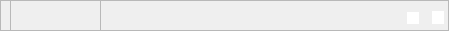
     <widget class="QFrame" name="frame_2">
      <property name="geometry">
       <rect>
        <x>0</x>
        <y>0</y>
        <width>449</width>
        <height>31</height>
       </rect>
      </property>
      <property name="frameShape">
       <enum>QFrame::StyledPanel</enum>
      </property>
      <property name="frameShadow">
       <enum>QFrame::Raised</enum>
      </property>
      <widget class="QFrame" name="frame_3">
       <property name="geometry">
        <rect>
         <x>10</x>
         <y>0</y>
         <width>91</width>
         <height>31</height>
        </rect>
       </property>
       <property name="frameShape">
        <enum>QFrame::StyledPanel</enum>
       </property>
       <property name="frameShadow">
        <enum>QFrame::Raised</enum>
       </property>
       <widget class="QWidget" name="layoutWidget">
        <property name="geometry">
         <rect>
          <x>0</x>
          <y>0</y>
          <width>41</width>
          <height>31</height>
         </rect>
        </property>
        <layout class="QHBoxLayout" name="horizontalLayout_5" stretch="1,1,1">
         <property name="topMargin">
          <number>5</number>
         </property>
         <item>
          <widget class="QLabel" name="label_7">
           <property name="maximumSize">
            <size>
             <width>11</width>
             <height>11</height>
            </size>
           </property>
           <property name="styleSheet">
            <string notr="true">image: url(:/leftside/pictures/返回2.png);</string>
           </property>
           <property name="text">
            <string/>
           </property>
          </widget>
         </item>
         <item>
          <spacer name="horizontalSpacer_9">
           <property name="orientation">
            <enum>Qt::Horizontal</enum>
           </property>
           <property name="sizeHint" stdset="0">
            <size>
             <width>40</width>
             <height>20</height>
            </size>
           </property>
          </spacer>
         </item>
         <item>
          <widget class="QLabel" name="label_8">
           <property name="minimumSize">
            <size>
             <width>0</width>
             <height>0</height>
            </size>
           </property>
           <property name="maximumSize">
            <size>
             <width>11</width>
             <height>11</height>
            </size>
           </property>
           <property name="styleSheet">
            <string notr="true">image: url(:/contry/pictures/返回 1.png);</string>
           </property>
           <property name="text">
            <string/>
           </property>
          </widget>
         </item>
        </layout>
       </widget>
      </widget>
      <widget class="QWidget" name="layoutWidget_3">
       <property name="geometry">
        <rect>
         <x>400</x>
         <y>0</y>
         <width>51</width>
         <height>31</height>
        </rect>
       </property>
       <layout class="QHBoxLayout" name="horizontalLayout_6">
        <property name="topMargin">
         <number>5</number>
        </property>
        <item>
         <widget class="QPushButton" name="Button_min">
          <property name="maximumSize">
           <size>
            <width>12</width>
            <height>12</height>
           </size>
          </property>
          <property name="styleSheet">
           <string notr="true">QPushButton#Button_min{
	border:none;
	background-color:rgb(255, 255, 255);
	border-image:url(:/top/pictures/Minimize-2.png);
}
QPushButton#Button_min:hover{
	border-image:url(:/top/pictures/Minimize-1.png);
}</string>
          </property>
          <property name="text">
           <string/>
          </property>
          <property name="iconSize">
           <size>
            <width>11</width>
            <height>11</height>
           </size>
          </property>
         </widget>
        </item>
        <item>
         <widget class="QPushButton" name="Button_close">
          <property name="maximumSize">
           <size>
            <width>12</width>
            <height>13</height>
           </size>
          </property>
          <property name="cursor">
           <cursorShape>ArrowCursor</cursorShape>
          </property>
          <property name="styleSheet">
           <string notr="true">QPushButton#Button_close{
	border:none;
	background-color:rgb(255, 255, 255);
	border-image:url(:/top/pictures/关闭.png);
}
QPushButton#Button_close:hover{
	border-image:url(:/top/pictures/关闭 (1).png);
	border-style:outset;
}</string>
          </property>
          <property name="text">
           <string/>
          </property>
          <property name="iconSize">
           <size>
            <width>11</width>
            <height>11</height>
           </size>
          </property>
         </widget>
        </item>
       </layout>
      </widget>
     </widget>
